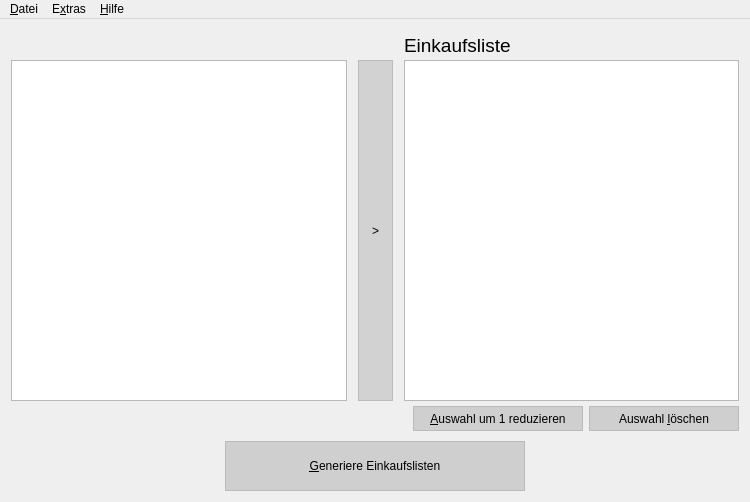
<?xml version="1.0" encoding="UTF-8"?>
<ui version="4.0">
 <class>MainWindow</class>
 <widget class="QMainWindow" name="MainWindow">
  <property name="geometry">
   <rect>
    <x>0</x>
    <y>0</y>
    <width>750</width>
    <height>502</height>
   </rect>
  </property>
  <property name="windowTitle">
   <string>MainWindow</string>
  </property>
  <widget class="QWidget" name="centralWidget">
   <layout class="QVBoxLayout" name="verticalLayout_2">
    <property name="spacing">
     <number>0</number>
    </property>
    <item>
     <layout class="QVBoxLayout" name="verticalLayout">
      <property name="spacing">
       <number>0</number>
      </property>
      <property name="leftMargin">
       <number>0</number>
      </property>
      <property name="topMargin">
       <number>0</number>
      </property>
      <property name="rightMargin">
       <number>0</number>
      </property>
      <property name="bottomMargin">
       <number>0</number>
      </property>
      <item>
       <layout class="QHBoxLayout" name="horizontalLayout">
        <property name="sizeConstraint">
         <enum>QLayout::SetMinimumSize</enum>
        </property>
        <property name="bottomMargin">
         <number>0</number>
        </property>
       </layout>
      </item>
      <item>
       <layout class="QHBoxLayout" name="horizontalLayout_2" stretch="0,0,0,0,0">
        <property name="bottomMargin">
         <number>0</number>
        </property>
        <item>
         <layout class="QVBoxLayout" name="verticalLayout_4">
          <property name="spacing">
           <number>0</number>
          </property>
          <property name="rightMargin">
           <number>0</number>
          </property>
          <item>
           <spacer name="verticalSpacer">
            <property name="orientation">
             <enum>Qt::Vertical</enum>
            </property>
            <property name="sizeType">
             <enum>QSizePolicy::Minimum</enum>
            </property>
            <property name="sizeHint" stdset="0">
             <size>
              <width>30</width>
              <height>30</height>
             </size>
            </property>
           </spacer>
          </item>
          <item>
           <widget class="QListWidget" name="listWidget_items">
            <property name="selectionMode">
             <enum>QAbstractItemView::MultiSelection</enum>
            </property>
           </widget>
          </item>
         </layout>
        </item>
        <item>
         <spacer name="horizontalSpacer_3">
          <property name="orientation">
           <enum>Qt::Horizontal</enum>
          </property>
          <property name="sizeType">
           <enum>QSizePolicy::Fixed</enum>
          </property>
          <property name="sizeHint" stdset="0">
           <size>
            <width>5</width>
            <height>20</height>
           </size>
          </property>
         </spacer>
        </item>
        <item>
         <layout class="QVBoxLayout" name="verticalLayout_5">
          <property name="spacing">
           <number>0</number>
          </property>
          <property name="topMargin">
           <number>0</number>
          </property>
          <property name="rightMargin">
           <number>0</number>
          </property>
          <item>
           <spacer name="verticalSpacer_2">
            <property name="orientation">
             <enum>Qt::Vertical</enum>
            </property>
            <property name="sizeType">
             <enum>QSizePolicy::Minimum</enum>
            </property>
            <property name="sizeHint" stdset="0">
             <size>
              <width>20</width>
              <height>30</height>
             </size>
            </property>
           </spacer>
          </item>
          <item>
           <widget class="QPushButton" name="pushButton_shiftItem">
            <property name="sizePolicy">
             <sizepolicy hsizetype="Fixed" vsizetype="Expanding">
              <horstretch>0</horstretch>
              <verstretch>0</verstretch>
             </sizepolicy>
            </property>
            <property name="minimumSize">
             <size>
              <width>35</width>
              <height>0</height>
             </size>
            </property>
            <property name="maximumSize">
             <size>
              <width>35</width>
              <height>16777215</height>
             </size>
            </property>
            <property name="styleSheet">
             <string notr="true">QPushButton#pushButton_shiftItem {
	border: 1px solid #bbb;
	background-color: #d2d2d2;
}

QPushButton#pushButton_shiftItem:hover {
	border: 1px solid black;
}

QPushButton#pushButton_shiftItem:pressed {
	border: 1px solid #5555ff;
	background-color: #ddd;

}</string>
            </property>
            <property name="text">
             <string>&gt;</string>
            </property>
           </widget>
          </item>
         </layout>
        </item>
        <item>
         <spacer name="horizontalSpacer_4">
          <property name="orientation">
           <enum>Qt::Horizontal</enum>
          </property>
          <property name="sizeType">
           <enum>QSizePolicy::Fixed</enum>
          </property>
          <property name="sizeHint" stdset="0">
           <size>
            <width>5</width>
            <height>20</height>
           </size>
          </property>
         </spacer>
        </item>
        <item>
         <layout class="QVBoxLayout" name="verticalLayout_3">
          <property name="spacing">
           <number>0</number>
          </property>
          <property name="rightMargin">
           <number>0</number>
          </property>
          <item>
           <layout class="QHBoxLayout" name="horizontalLayout_4">
            <property name="spacing">
             <number>0</number>
            </property>
            <property name="topMargin">
             <number>0</number>
            </property>
            <item>
             <widget class="QLabel" name="label">
              <property name="font">
               <font>
                <pointsize>14</pointsize>
               </font>
              </property>
              <property name="text">
               <string>Einkaufsliste</string>
              </property>
              <property name="alignment">
               <set>Qt::AlignLeading|Qt::AlignLeft|Qt::AlignVCenter</set>
              </property>
             </widget>
            </item>
            <item>
             <spacer name="verticalSpacer_3">
              <property name="orientation">
               <enum>Qt::Vertical</enum>
              </property>
              <property name="sizeType">
               <enum>QSizePolicy::Minimum</enum>
              </property>
              <property name="sizeHint" stdset="0">
               <size>
                <width>20</width>
                <height>30</height>
               </size>
              </property>
             </spacer>
            </item>
           </layout>
          </item>
          <item>
           <widget class="QListView" name="listView_shoppingList">
            <property name="selectionMode">
             <enum>QAbstractItemView::MultiSelection</enum>
            </property>
           </widget>
          </item>
         </layout>
        </item>
       </layout>
      </item>
      <item>
       <layout class="QHBoxLayout" name="horizontalLayout_3">
        <property name="topMargin">
         <number>5</number>
        </property>
        <property name="bottomMargin">
         <number>0</number>
        </property>
        <item>
         <spacer name="horizontalSpacer_5">
          <property name="orientation">
           <enum>Qt::Horizontal</enum>
          </property>
          <property name="sizeHint" stdset="0">
           <size>
            <width>40</width>
            <height>20</height>
           </size>
          </property>
         </spacer>
        </item>
        <item>
         <widget class="QPushButton" name="pushButton_reduce1">
          <property name="minimumSize">
           <size>
            <width>170</width>
            <height>25</height>
           </size>
          </property>
          <property name="maximumSize">
           <size>
            <width>170</width>
            <height>25</height>
           </size>
          </property>
          <property name="styleSheet">
           <string notr="true">QPushButton#pushButton_reduce1 {
	border: 1px solid #bbb;
	background-color: #cfcfcf;
}

QPushButton#pushButton_reduce1:hover {
	border: 1px solid black;
}

QPushButton#pushButton_reduce1:pressed {
	border: 1px solid #5555ff;
	background-color: #ddd;
}</string>
          </property>
          <property name="text">
           <string>&amp;Auswahl um 1 reduzieren</string>
          </property>
         </widget>
        </item>
        <item>
         <widget class="QPushButton" name="pushButton_deleteSelections">
          <property name="sizePolicy">
           <sizepolicy hsizetype="Fixed" vsizetype="Fixed">
            <horstretch>0</horstretch>
            <verstretch>0</verstretch>
           </sizepolicy>
          </property>
          <property name="minimumSize">
           <size>
            <width>150</width>
            <height>25</height>
           </size>
          </property>
          <property name="maximumSize">
           <size>
            <width>150</width>
            <height>25</height>
           </size>
          </property>
          <property name="styleSheet">
           <string notr="true">QPushButton#pushButton_deleteSelections {
	border: 1px solid #bbb;
	background-color: #cfcfcf;
}

QPushButton#pushButton_deleteSelections:hover {
	border: 1px solid black;
}

QPushButton#pushButton_deleteSelections:pressed {
	border: 1px solid #5555ff;
	background-color: #ddd;
}</string>
          </property>
          <property name="text">
           <string>Auswahl &amp;löschen</string>
          </property>
         </widget>
        </item>
       </layout>
      </item>
      <item>
       <layout class="QHBoxLayout" name="horizontalLayout_5">
        <property name="topMargin">
         <number>10</number>
        </property>
        <property name="bottomMargin">
         <number>0</number>
        </property>
        <item>
         <spacer name="horizontalSpacer_2">
          <property name="orientation">
           <enum>Qt::Horizontal</enum>
          </property>
          <property name="sizeHint" stdset="0">
           <size>
            <width>0</width>
            <height>20</height>
           </size>
          </property>
         </spacer>
        </item>
        <item>
         <widget class="QPushButton" name="pushButton_generateLists">
          <property name="sizePolicy">
           <sizepolicy hsizetype="Minimum" vsizetype="Minimum">
            <horstretch>0</horstretch>
            <verstretch>0</verstretch>
           </sizepolicy>
          </property>
          <property name="minimumSize">
           <size>
            <width>300</width>
            <height>50</height>
           </size>
          </property>
          <property name="maximumSize">
           <size>
            <width>300</width>
            <height>50</height>
           </size>
          </property>
          <property name="styleSheet">
           <string notr="true">QPushButton#pushButton_generateLists {
	border: 1px solid #bbb;
	background-color: #cfcfcf;
}

QPushButton#pushButton_generateLists:hover {
	border: 1px solid black;
}

QPushButton#pushButton_generateLists:pressed {
	border: 1px solid #5555ff;
	background-color: #ddd;
}</string>
          </property>
          <property name="text">
           <string>&amp;Generiere Einkaufslisten</string>
          </property>
          <property name="default">
           <bool>false</bool>
          </property>
          <property name="flat">
           <bool>false</bool>
          </property>
         </widget>
        </item>
        <item>
         <spacer name="horizontalSpacer">
          <property name="orientation">
           <enum>Qt::Horizontal</enum>
          </property>
          <property name="sizeHint" stdset="0">
           <size>
            <width>40</width>
            <height>20</height>
           </size>
          </property>
         </spacer>
        </item>
       </layout>
      </item>
     </layout>
    </item>
   </layout>
  </widget>
  <widget class="QMenuBar" name="menuBar">
   <property name="geometry">
    <rect>
     <x>0</x>
     <y>0</y>
     <width>750</width>
     <height>26</height>
    </rect>
   </property>
   <widget class="QMenu" name="menu_Datei">
    <property name="title">
     <string>&amp;Datei</string>
    </property>
    <addaction name="action_Beenden"/>
   </widget>
   <widget class="QMenu" name="menu_Hilfe">
    <property name="title">
     <string>&amp;Hilfe</string>
    </property>
    <addaction name="action_ber_Costimizer"/>
    <addaction name="action_ber_Qt"/>
   </widget>
   <widget class="QMenu" name="menu_Extras">
    <property name="title">
     <string>E&amp;xtras</string>
    </property>
    <addaction name="action_Settings"/>
   </widget>
   <addaction name="menu_Datei"/>
   <addaction name="menu_Extras"/>
   <addaction name="menu_Hilfe"/>
  </widget>
  <action name="action_Beenden">
   <property name="text">
    <string>&amp;Beenden</string>
   </property>
  </action>
  <action name="action_ber_Costimizer">
   <property name="text">
    <string>&amp;Über Costimizer</string>
   </property>
  </action>
  <action name="action_ber_Qt">
   <property name="text">
    <string>&amp;Über Qt</string>
   </property>
  </action>
  <action name="action_Settings">
   <property name="text">
    <string>&amp;Einstellungen</string>
   </property>
  </action>
 </widget>
 <layoutdefault spacing="6" margin="11"/>
 <resources/>
 <connections>
  <connection>
   <sender>action_Beenden</sender>
   <signal>triggered()</signal>
   <receiver>MainWindow</receiver>
   <slot>close()</slot>
   <hints>
    <hint type="sourcelabel">
     <x>-1</x>
     <y>-1</y>
    </hint>
    <hint type="destinationlabel">
     <x>63</x>
     <y>68</y>
    </hint>
   </hints>
  </connection>
 </connections>
</ui>
